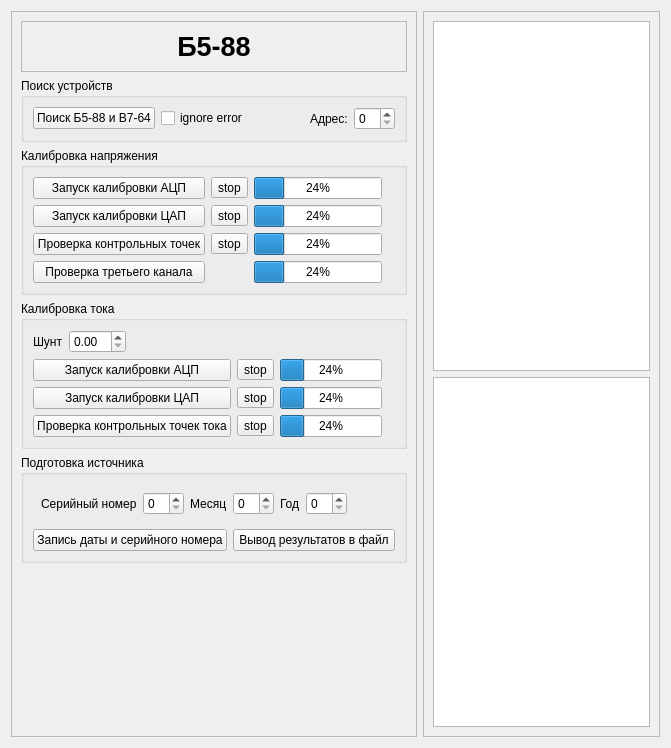
<?xml version="1.0" encoding="UTF-8"?>
<ui version="4.0">
 <class>B588</class>
 <widget class="QWidget" name="B588">
  <property name="geometry">
   <rect>
    <x>0</x>
    <y>0</y>
    <width>671</width>
    <height>748</height>
   </rect>
  </property>
  <property name="windowTitle">
   <string>Frame</string>
  </property>
  <layout class="QHBoxLayout" name="horizontalLayout_2">
   <item>
    <widget class="QFrame" name="frame_2">
     <property name="sizePolicy">
      <sizepolicy hsizetype="Fixed" vsizetype="Preferred">
       <horstretch>0</horstretch>
       <verstretch>0</verstretch>
      </sizepolicy>
     </property>
     <property name="frameShape">
      <enum>QFrame::StyledPanel</enum>
     </property>
     <property name="frameShadow">
      <enum>QFrame::Raised</enum>
     </property>
     <layout class="QVBoxLayout" name="verticalLayout_5">
      <item>
       <widget class="QFrame" name="frame">
        <property name="frameShape">
         <enum>QFrame::StyledPanel</enum>
        </property>
        <property name="frameShadow">
         <enum>QFrame::Raised</enum>
        </property>
        <layout class="QHBoxLayout" name="horizontalLayout_4">
         <item>
          <widget class="QLabel" name="label">
           <property name="font">
            <font>
             <family>Liberation Sans</family>
             <pointsize>20</pointsize>
             <weight>75</weight>
             <bold>true</bold>
            </font>
           </property>
           <property name="text">
            <string>Б5-88</string>
           </property>
           <property name="alignment">
            <set>Qt::AlignCenter</set>
           </property>
          </widget>
         </item>
        </layout>
       </widget>
      </item>
      <item>
       <widget class="QGroupBox" name="groupBox_4">
        <property name="title">
         <string>Поиск устройств</string>
        </property>
        <layout class="QHBoxLayout" name="horizontalLayout_3">
         <item>
          <widget class="QPushButton" name="btn_find_devices">
           <property name="text">
            <string>Поиск Б5-88 и В7-64</string>
           </property>
          </widget>
         </item>
         <item>
          <widget class="QCheckBox" name="cb_ignore_error">
           <property name="text">
            <string>ignore error</string>
           </property>
          </widget>
         </item>
         <item>
          <spacer name="horizontalSpacer_2">
           <property name="orientation">
            <enum>Qt::Horizontal</enum>
           </property>
           <property name="sizeHint" stdset="0">
            <size>
             <width>40</width>
             <height>20</height>
            </size>
           </property>
          </spacer>
         </item>
         <item>
          <widget class="QLabel" name="label_address">
           <property name="text">
            <string>Адрес:</string>
           </property>
          </widget>
         </item>
         <item>
          <widget class="QSpinBox" name="sb_address"/>
         </item>
        </layout>
       </widget>
      </item>
      <item>
       <widget class="QGroupBox" name="groupBox">
        <property name="title">
         <string>Калибровка напряжения</string>
        </property>
        <layout class="QVBoxLayout" name="verticalLayout_2">
         <item>
          <layout class="QGridLayout" name="gridLayout_2">
           <item row="2" column="3">
            <widget class="QLabel" name="label_check_U">
             <property name="pixmap">
              <pixmap resource="../../../../pictures/pictures.qrc">:/pictures/button_cancel.png</pixmap>
             </property>
            </widget>
           </item>
           <item row="3" column="2">
            <widget class="QProgressBar" name="pb_check_3_channel">
             <property name="sizePolicy">
              <sizepolicy hsizetype="Expanding" vsizetype="Minimum">
               <horstretch>0</horstretch>
               <verstretch>0</verstretch>
              </sizepolicy>
             </property>
             <property name="value">
              <number>24</number>
             </property>
            </widget>
           </item>
           <item row="3" column="3">
            <widget class="QLabel" name="label_check_3_channel">
             <property name="pixmap">
              <pixmap resource="../../../../pictures/pictures.qrc">:/pictures/button_cancel.png</pixmap>
             </property>
            </widget>
           </item>
           <item row="2" column="2">
            <widget class="QProgressBar" name="pb_check_U">
             <property name="sizePolicy">
              <sizepolicy hsizetype="Expanding" vsizetype="Minimum">
               <horstretch>0</horstretch>
               <verstretch>0</verstretch>
              </sizepolicy>
             </property>
             <property name="value">
              <number>24</number>
             </property>
            </widget>
           </item>
           <item row="0" column="1">
            <widget class="QToolButton" name="btn_stop_calibration_ADC_U">
             <property name="text">
              <string>stop</string>
             </property>
             <property name="icon">
              <iconset resource="../../../../pictures/pictures.qrc">
               <normaloff>:/pictures/process-stop.png</normaloff>:/pictures/process-stop.png</iconset>
             </property>
            </widget>
           </item>
           <item row="0" column="2">
            <widget class="QProgressBar" name="pb_calibration_ADC_U">
             <property name="sizePolicy">
              <sizepolicy hsizetype="Expanding" vsizetype="Minimum">
               <horstretch>0</horstretch>
               <verstretch>0</verstretch>
              </sizepolicy>
             </property>
             <property name="value">
              <number>24</number>
             </property>
            </widget>
           </item>
           <item row="3" column="0">
            <widget class="QPushButton" name="btn_check_3_channel">
             <property name="sizePolicy">
              <sizepolicy hsizetype="Minimum" vsizetype="Minimum">
               <horstretch>0</horstretch>
               <verstretch>0</verstretch>
              </sizepolicy>
             </property>
             <property name="text">
              <string>Проверка третьего канала</string>
             </property>
            </widget>
           </item>
           <item row="2" column="0">
            <widget class="QPushButton" name="btn_check_U">
             <property name="sizePolicy">
              <sizepolicy hsizetype="Minimum" vsizetype="Minimum">
               <horstretch>0</horstretch>
               <verstretch>0</verstretch>
              </sizepolicy>
             </property>
             <property name="text">
              <string>Проверка контрольных точек</string>
             </property>
            </widget>
           </item>
           <item row="2" column="1">
            <widget class="QToolButton" name="btn_stop_check_U">
             <property name="text">
              <string>stop</string>
             </property>
             <property name="icon">
              <iconset resource="../../../../pictures/pictures.qrc">
               <normaloff>:/pictures/process-stop.png</normaloff>:/pictures/process-stop.png</iconset>
             </property>
            </widget>
           </item>
           <item row="0" column="3">
            <widget class="QLabel" name="label_calibration_ADC_U">
             <property name="pixmap">
              <pixmap resource="../../../../pictures/pictures.qrc">:/pictures/button_cancel.png</pixmap>
             </property>
            </widget>
           </item>
           <item row="0" column="0">
            <widget class="QPushButton" name="btn_calibration_ADC_U">
             <property name="sizePolicy">
              <sizepolicy hsizetype="Minimum" vsizetype="Minimum">
               <horstretch>0</horstretch>
               <verstretch>0</verstretch>
              </sizepolicy>
             </property>
             <property name="text">
              <string>Запуск калибровки АЦП</string>
             </property>
            </widget>
           </item>
           <item row="1" column="0">
            <widget class="QPushButton" name="btn_calibration_DAC_U">
             <property name="sizePolicy">
              <sizepolicy hsizetype="Minimum" vsizetype="Minimum">
               <horstretch>0</horstretch>
               <verstretch>0</verstretch>
              </sizepolicy>
             </property>
             <property name="text">
              <string>Запуск калибровки ЦАП</string>
             </property>
            </widget>
           </item>
           <item row="1" column="1">
            <widget class="QToolButton" name="btn_stop_calibration_DAC_U">
             <property name="text">
              <string>stop</string>
             </property>
             <property name="icon">
              <iconset resource="../../../../pictures/pictures.qrc">
               <normaloff>:/pictures/process-stop.png</normaloff>:/pictures/process-stop.png</iconset>
             </property>
            </widget>
           </item>
           <item row="1" column="3">
            <widget class="QLabel" name="label_calibration_DAC_U">
             <property name="pixmap">
              <pixmap resource="../../../../pictures/pictures.qrc">:/pictures/button_cancel.png</pixmap>
             </property>
            </widget>
           </item>
           <item row="1" column="2">
            <widget class="QProgressBar" name="pb_calibration_DAC_U">
             <property name="sizePolicy">
              <sizepolicy hsizetype="Expanding" vsizetype="Minimum">
               <horstretch>0</horstretch>
               <verstretch>0</verstretch>
              </sizepolicy>
             </property>
             <property name="value">
              <number>24</number>
             </property>
            </widget>
           </item>
          </layout>
         </item>
        </layout>
       </widget>
      </item>
      <item>
       <widget class="QGroupBox" name="groupBox_2">
        <property name="title">
         <string>Калибровка тока</string>
        </property>
        <layout class="QVBoxLayout" name="verticalLayout_3">
         <item>
          <layout class="QGridLayout" name="gridLayout">
           <item row="5" column="1">
            <layout class="QHBoxLayout" name="horizontalLayout">
             <item>
              <widget class="QLabel" name="label_shunt">
               <property name="text">
                <string>Шунт</string>
               </property>
              </widget>
             </item>
             <item>
              <widget class="QDoubleSpinBox" name="sb_shunt"/>
             </item>
             <item>
              <spacer name="horizontalSpacer">
               <property name="orientation">
                <enum>Qt::Horizontal</enum>
               </property>
               <property name="sizeHint" stdset="0">
                <size>
                 <width>40</width>
                 <height>20</height>
                </size>
               </property>
              </spacer>
             </item>
            </layout>
           </item>
           <item row="9" column="2">
            <widget class="QToolButton" name="btn_stop_check_I">
             <property name="text">
              <string>stop</string>
             </property>
             <property name="icon">
              <iconset resource="../../../../pictures/pictures.qrc">
               <normaloff>:/pictures/process-stop.png</normaloff>:/pictures/process-stop.png</iconset>
             </property>
            </widget>
           </item>
           <item row="9" column="3">
            <widget class="QProgressBar" name="pb_check_I">
             <property name="sizePolicy">
              <sizepolicy hsizetype="Expanding" vsizetype="Minimum">
               <horstretch>0</horstretch>
               <verstretch>0</verstretch>
              </sizepolicy>
             </property>
             <property name="value">
              <number>24</number>
             </property>
            </widget>
           </item>
           <item row="6" column="1">
            <widget class="QPushButton" name="btn_calibration_ADC_I">
             <property name="sizePolicy">
              <sizepolicy hsizetype="Minimum" vsizetype="Minimum">
               <horstretch>0</horstretch>
               <verstretch>0</verstretch>
              </sizepolicy>
             </property>
             <property name="text">
              <string>Запуск калибровки АЦП</string>
             </property>
            </widget>
           </item>
           <item row="6" column="4">
            <widget class="QLabel" name="label_calibration_ADC_I">
             <property name="pixmap">
              <pixmap resource="../../../../pictures/pictures.qrc">:/pictures/button_cancel.png</pixmap>
             </property>
            </widget>
           </item>
           <item row="6" column="3">
            <widget class="QProgressBar" name="pb_calibration_ADC_I">
             <property name="sizePolicy">
              <sizepolicy hsizetype="Expanding" vsizetype="Minimum">
               <horstretch>0</horstretch>
               <verstretch>0</verstretch>
              </sizepolicy>
             </property>
             <property name="value">
              <number>24</number>
             </property>
            </widget>
           </item>
           <item row="9" column="4">
            <widget class="QLabel" name="label_check_I">
             <property name="pixmap">
              <pixmap resource="../../../../pictures/pictures.qrc">:/pictures/button_cancel.png</pixmap>
             </property>
            </widget>
           </item>
           <item row="6" column="2">
            <widget class="QToolButton" name="btn_stop_calibration_ADC_I">
             <property name="text">
              <string>stop</string>
             </property>
             <property name="icon">
              <iconset resource="../../../../pictures/pictures.qrc">
               <normaloff>:/pictures/process-stop.png</normaloff>:/pictures/process-stop.png</iconset>
             </property>
            </widget>
           </item>
           <item row="9" column="1">
            <widget class="QPushButton" name="btn_check_I">
             <property name="sizePolicy">
              <sizepolicy hsizetype="Minimum" vsizetype="Minimum">
               <horstretch>0</horstretch>
               <verstretch>0</verstretch>
              </sizepolicy>
             </property>
             <property name="text">
              <string>Проверка контрольных точек тока</string>
             </property>
            </widget>
           </item>
           <item row="7" column="1">
            <widget class="QPushButton" name="btn_calibration_DAC_I">
             <property name="sizePolicy">
              <sizepolicy hsizetype="Minimum" vsizetype="Minimum">
               <horstretch>0</horstretch>
               <verstretch>0</verstretch>
              </sizepolicy>
             </property>
             <property name="text">
              <string>Запуск калибровки ЦАП</string>
             </property>
            </widget>
           </item>
           <item row="7" column="2">
            <widget class="QToolButton" name="btn_stop_calibration_DAC_I">
             <property name="text">
              <string>stop</string>
             </property>
             <property name="icon">
              <iconset resource="../../../../pictures/pictures.qrc">
               <normaloff>:/pictures/process-stop.png</normaloff>:/pictures/process-stop.png</iconset>
             </property>
            </widget>
           </item>
           <item row="7" column="4">
            <widget class="QLabel" name="label_calibration_DAC_I">
             <property name="pixmap">
              <pixmap resource="../../../../pictures/pictures.qrc">:/pictures/button_cancel.png</pixmap>
             </property>
            </widget>
           </item>
           <item row="7" column="3">
            <widget class="QProgressBar" name="pb_calibration_DAC_I">
             <property name="sizePolicy">
              <sizepolicy hsizetype="Expanding" vsizetype="Minimum">
               <horstretch>0</horstretch>
               <verstretch>0</verstretch>
              </sizepolicy>
             </property>
             <property name="value">
              <number>24</number>
             </property>
            </widget>
           </item>
          </layout>
         </item>
        </layout>
       </widget>
      </item>
      <item>
       <widget class="QGroupBox" name="groupBox_3">
        <property name="title">
         <string>Подготовка источника</string>
        </property>
        <layout class="QVBoxLayout" name="verticalLayout_4">
         <item>
          <layout class="QHBoxLayout" name="horizontalLayout_5">
           <property name="leftMargin">
            <number>8</number>
           </property>
           <property name="topMargin">
            <number>8</number>
           </property>
           <property name="rightMargin">
            <number>8</number>
           </property>
           <property name="bottomMargin">
            <number>8</number>
           </property>
           <item>
            <widget class="QLabel" name="label_2">
             <property name="text">
              <string>Серийный номер</string>
             </property>
            </widget>
           </item>
           <item>
            <widget class="QSpinBox" name="sb_serno"/>
           </item>
           <item>
            <widget class="QLabel" name="label_3">
             <property name="text">
              <string>Месяц</string>
             </property>
            </widget>
           </item>
           <item>
            <widget class="QSpinBox" name="sb_month"/>
           </item>
           <item>
            <widget class="QLabel" name="label_4">
             <property name="text">
              <string>Год</string>
             </property>
            </widget>
           </item>
           <item>
            <widget class="QSpinBox" name="sb_year"/>
           </item>
           <item>
            <spacer name="horizontalSpacer_3">
             <property name="orientation">
              <enum>Qt::Horizontal</enum>
             </property>
             <property name="sizeHint" stdset="0">
              <size>
               <width>40</width>
               <height>20</height>
              </size>
             </property>
            </spacer>
           </item>
          </layout>
         </item>
         <item>
          <layout class="QHBoxLayout" name="horizontalLayout_6">
           <item>
            <widget class="QPushButton" name="btn_save_data">
             <property name="text">
              <string>Запись даты и серийного номера</string>
             </property>
            </widget>
           </item>
           <item>
            <widget class="QPushButton" name="btn_report">
             <property name="text">
              <string>Вывод результатов в файл</string>
             </property>
            </widget>
           </item>
          </layout>
         </item>
        </layout>
       </widget>
      </item>
      <item>
       <spacer name="verticalSpacer_2">
        <property name="orientation">
         <enum>Qt::Vertical</enum>
        </property>
        <property name="sizeHint" stdset="0">
         <size>
          <width>20</width>
          <height>40</height>
         </size>
        </property>
       </spacer>
      </item>
     </layout>
    </widget>
   </item>
   <item>
    <widget class="QFrame" name="frame_3">
     <property name="frameShape">
      <enum>QFrame::StyledPanel</enum>
     </property>
     <property name="frameShadow">
      <enum>QFrame::Raised</enum>
     </property>
     <layout class="QVBoxLayout" name="verticalLayout">
      <item>
       <widget class="QTableView" name="table_U"/>
      </item>
      <item>
       <widget class="QTableView" name="table_I"/>
      </item>
     </layout>
    </widget>
   </item>
   <item>
    <layout class="QVBoxLayout" name="property_layout"/>
   </item>
  </layout>
 </widget>
 <resources>
  <include location="../../../../pictures/pictures.qrc"/>
 </resources>
 <connections/>
</ui>
